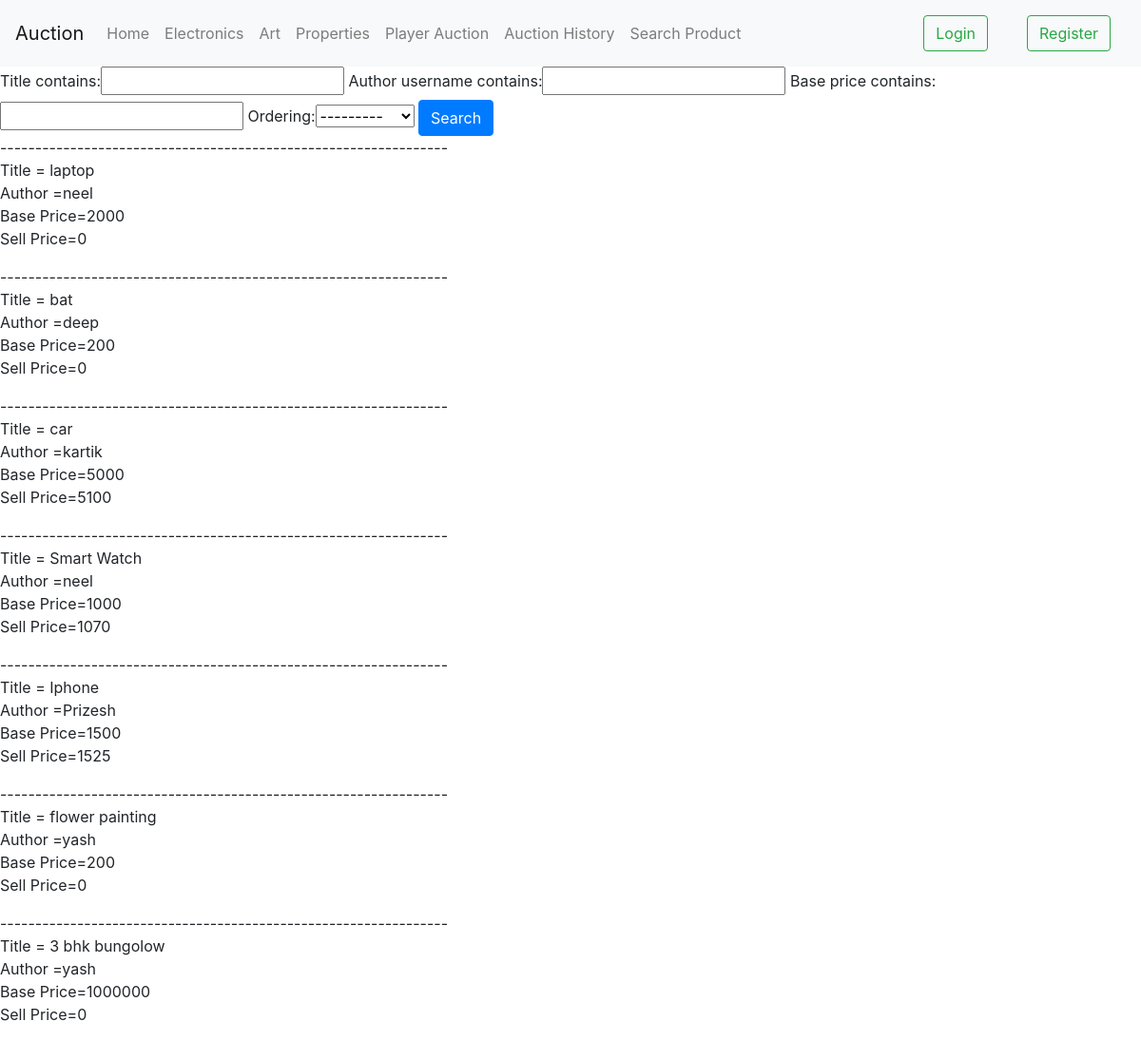
The app's page /searchpost/ with its own data.
### blog/models.py (models this page shows, shortened)
class Post(models.Model):
    title = models.CharField(max_length=100)
    content = models.TextField()
    author = models.ForeignKey(User, on_delete=models.CASCADE)
    product_category=models.CharField(max_length=256, choices=[('electronic', 'electronic'), ('propertie','propertie'), ('art', 'art')],default="electronic")
    base_price=models.IntegerField(default="")
    raising_price=models.PositiveIntegerField(default=1, validators=[MinValueValidator(1)])
    sell_price=models.IntegerField(default=0,blank=True, null=True)
    status=models.CharField(max_length=50,default="bidding",choices=[('bidding', 'bidding'),('unsold', 'unsold'), ('sold','sold')])
    sell_customer_name= models.CharField(max_length=50,default="",blank=True)
    date = models.DateField(default=datetime.now)
    hour= models.PositiveIntegerField(default=0, validators=[MinValueValidator(0), MaxValueValidator(23)])
    minite=models.PositiveIntegerField(default=0, validators=[MinValueValidator(0), MaxValueValidator(59)])
    second=models.PositiveIntegerField(default=0, validators=[MinValueValidator(0), MaxValueValidator(59)])
    image = models.ImageField(default='default.jpg', upload_to='product_pics')
    payment_status=models.CharField(max_length=50,default="incomplete",choices=[('incomplete', 'incomplete'),('complete', 'complete')])

### blog/views.py (the view)
# urls.py: path('searchpost/', views.PostFilterListView.as_view(), name='search'),
class PostFilterListView(ListView):
    model=Post
    template_name = 'blog/searchpost.html'
    def get_context_data(self, **kwargs):
        context = super().get_context_data(**kwargs)
        context["filter"] = PostFilter(self.request.GET, queryset=self.get_queryset())
        return context

### blog/templates/blog/searchpost.html
{% extends "blog/base.html" %}
{% load bootstrap%}
{% block content %}
<form method="GET" action="">
{{ filter.form|bootstrap}}
<button type="submit" class="btn btn-primary">Search</button>
</form>
    {% for pla in filter.qs %}
    ----------------------------------------------------------------<br>
        <article class="media content-section">
          <div class="media-body">
            <p> Title = {{ pla.title }}
            <br>
           Author ={{ pla.author }}
           <br>
            Base Price={{pla.base_price}}<br>Sell Price={{pla.sell_price}}
            </p>
          </div>
        </article>
    {% endfor %}
{% endblock content %}

### records on screen
Post: title "laptop", author "neel", base_price "2000", sell_price "0"
Post: title "bat", author "deep", base_price "200", sell_price "0"
Post: title "car", author "kartik", base_price "5000", sell_price "5100"
Post: title "Smart Watch", author "neel", base_price "1000", sell_price "1070"
Post: title "Iphone", author "Prizesh", base_price "1500", sell_price "1525"
Post: title "flower painting", author "yash", base_price "200", sell_price "0"
Post: title "3 bhk bungolow", author "yash", base_price "1000000", sell_price "0"
